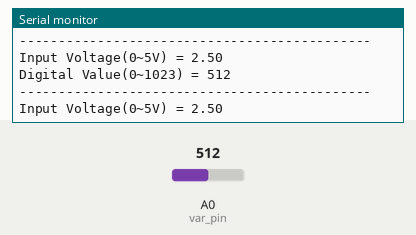
Simulated run of this sketch. Board: Arduino Uno, built with avr-gcc and run on an emulated ATmega328P. Shown: the last lines printed to the serial monitor. Inputs (shaded band) come from the test bench; at power-on: A0 (var_pin) = 512.

Above: at 1.2 s.
1.3 s: A0 (var_pin) set to 107
At 1.41 s:
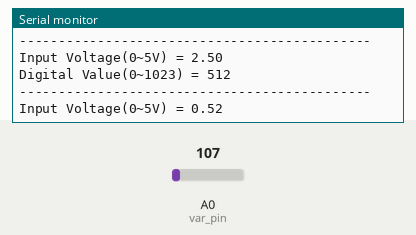
2.8 s: A0 (var_pin) set to 93
At 2.82 s:
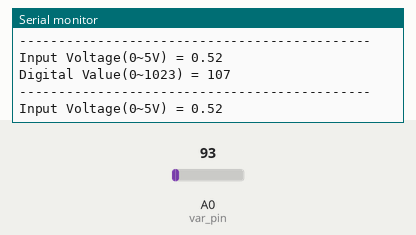
4.3 s: A0 (var_pin) set to 981
At 4.32 s:
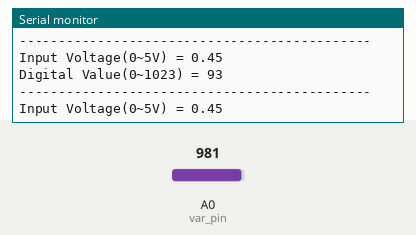
5.8 s: A0 (var_pin) set to 1015
At 5.83 s:
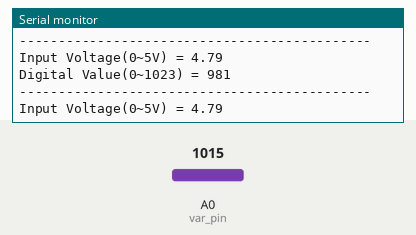
Timing chart, 0 to 8.8 s (numbered marks = the images above; inputs shaded):
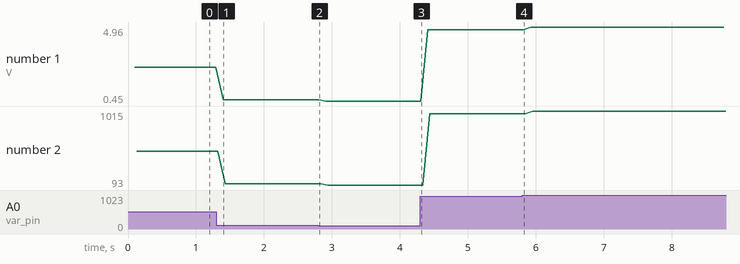

Measured:
- after the input at 1.3 s, the serial monitor: prints a new line after 0.10 s (image 1)
- plotted number 1: 2.5 → 0.52 after the input at 1.3 s, 0.52 → 0.45 after the input at 2.8 s, 0.45 → 4.79 after the input at 4.3 s, 4.79 → 4.96 after the input at 5.8 s
- plotted number 2: 512 → 107 after the input at 1.3 s, 107 → 93 after the input at 2.8 s, 93 → 981 after the input at 4.3 s, 981 → 1015 after the input at 5.8 s

The sketch:

app.ino
```cpp
#include <SimpleTimer.h>
// A/D 변환 결과 시리얼 모니터 창 표시
// 디지털 값과 전압값
const int var_pin = A0; // 가변저항 연결핀
int analog_val;         // 아날로그 값 저장 변수
SimpleTimer timer;

void check()
{
    int digital_val;
    float ff;
    digital_val = analogRead(var_pin); // 아날로그 값 디지털 변환

    ff = (float)digital_val / 1023. * 5.0; // 전압값 계산

    Serial.print("Input Voltage(0~5V) = ");
    Serial.println(ff); // 입력 전압값 출력(0~5V)

    Serial.print("Digital Value(0~1023) = ");
    Serial.println(digital_val); // 변환된 디지털 값 출력(0~1023)
    Serial.println("---------------------------------------------");
}

void setup()
{
    Serial.begin(9600);
    timer.setInterval(100, check);
}

void loop()
{
    timer.run();
}
```
